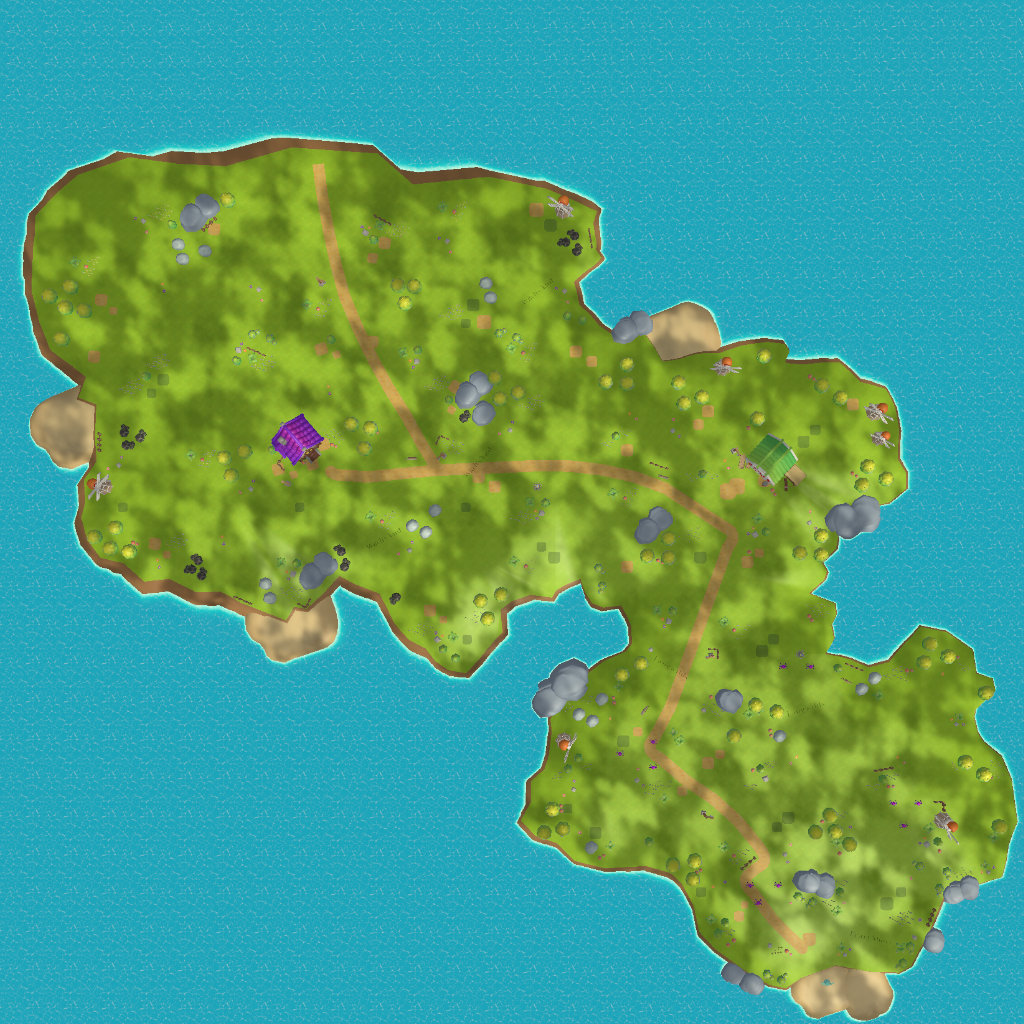

This game map was drawn from its Tiled (.tmx) file and the tilesets committed beside it. A one-line description and the trimmed map source follow:
An orthogonal 32x32 tile map with 32x32 px tiles, 1 tile layer (Tile Layer 1) and 279 objects (45x Trufo, 31x Firefly, 10x Golem, 2x Stone 56, 2x Stone 57, ...).

<map version="1.10" tiledversion="1.10.2" orientation="orthogonal" renderorder="right-down" width="32" height="32" tilewidth="32" tileheight="32" infinite="0" nextlayerid="25" nextobjectid="389">
 <editorsettings>
  <export target="mapData.json" format="json" />
 </editorsettings>
 <tileset firstgid="1" source="map_tileset.tsx" />
 <objectgroup id="5" name="Stones">
  <object id="57" name="Stone 2" x="204.182" y="194.545">
   <polygon points="0,0 -6,1.45455 -8.72727,6 -7.81818,11.2727 -4.90909,14.1818 -1.27273,19.0909 -0.181818,20.9091 8.36364,22.1818 14.5455,16.7273 16.7273,12.5455 13.4545,9.09091 8.72727,3.45455 2.54545,-0.181818" />
  </object>
  <object id="58" name="Stone 1" x="192.909" y="203.818">
   <polygon points="0,0 -3.63636,0 -9.81818,2.54545 -11.4545,8.90909 -13.0909,13.4545 -10.3636,20.3636 -8.54545,23.6364 -4.36364,27.2727 2.36364,26.9091 8.54545,22.3636 13.8182,17.6364 14.5455,15.0909 10.1818,11.8182 8.18182,9.81818 6.18182,5.45455 5.09091,3.45455 2.72727,2.18182" />
  </object>
  <object id="59" name="Stone 3" x="180.727" y="239.636">
   <polygon points="0,0 -4.18182,-0.181818 -7.45455,1.45455 -8.54545,5.27273 -7.81818,8.72727 -3.81818,9.63636 0,9.81818 4,8.54545 5.09091,5.09091 1.81818,1.81818" />
  </object>
  <object id="60" name="Stone 4" x="181.818" y="253.091">
   <polygon points="0,0 -2.90909,2.36364 -5.63636,4.54545 -4.90909,7.45455 -2.72727,9.63636 0.909091,10.7273 5.63636,10.5455 6.90909,8 6.54545,3.63636 4.36364,1.27273 2.90909,0.727273" />
  </object>
  <object id="62" name="Stone 5" x="202.545" y="245.818">
   <polygon points="0,0 6.36364,0.909091 8.36364,4.72727 5.45455,9.45455 -0.363636,9.27273 -4.36364,5.63636 -2.72727,1.27273" />
  </object>
  <object id="63" name="Stone 6" x="120" y="463.875">
   <polygon points="0,0 -3.125,-1.125 -3.875,0.375 -2.125,3.125 0.625,2.875 1,0.375" />
  </object>
  <object id="64" name="Stone 7" x="268.333" y="578.667">
   <polygon points="0,0 -4.66667,0 -9,3 -7.66667,7.66667 -3.33333,10.6667 1.33333,10.3333 4,5.66667" />
  </object>
  <object id="65" name="Stone 8" x="271" y="593">
   <polygon points="0,0 -6.66667,2.33333 -8.33333,6.66667 -4.33333,9.33333 4.33333,9.66667 5,3.33333 -2.33333,-1" />
  </object>
  <object id="66" name="Stone 9" x="313.333" y="562">
   <polygon points="0,0 -6,2.33333 -13,10.6667 -13.3333,17.3333 -10,26.3333 -2,26.3333 5.33333,22 12.6667,14.6667 8,9.66667 2,3.66667" />
  </object>
  <object id="67" name="Stone 10" x="321.333" y="551.667">
   <polygon points="0,0 -6,4.33333 -7.66667,9.33333 -5.66667,13.3333 0.333333,18.3333 2.66667,22 7,22 12.3333,19.3333 16.3333,13.6667 13.3333,7.66667 9.66667,6.66667 6,3.33333" />
  </object>
  <object id="68" name="Stone 12" x="413.667" y="519.667">
   <polygon points="0,0 -4,1 -8.66667,4.66667 -7.66667,9.66667 0,12 3.33333,9.33333 6.33333,5.66667 3,2.66667" />
  </object>
  <object id="69" name="Stone 14" x="435.333" y="505.333">
   <polygon points="0,0 -4.66667,1.66667 -6.33333,7 -4.33333,11 -0.666667,11 5,6 4.33333,2" />
  </object>
  <object id="70" name="Stone 13" x="427.333" y="526.667">
   <polygon points="0,0 -5,2.33333 -6.66667,6 -5.33333,10 0,10.3333 3.66667,6.33333 4.33333,1.66667" />
  </object>
  <object id="71" x="439.875" y="639">
   <polygon points="0,0 -1.875,-2.25 -3.5,-3.5 -5.625,-0.75 -4.875,2.5 -2,3.75 0.875,1.75 0.875,0.25" />
  </object>
  <object id="72" name="Stone 15" x="483.545" y="403">
   <polygon points="0,0 -4.45455,0 -7.63636,3.72727 -9.81818,8.27273 -12.2727,12.5455 -10.0909,19.0909 -6,21.5455 2.09091,22.0909 9.90909,13.8182 14.9091,10.8182 9.90909,5.18182 6.18182,0.454545 1.72727,0" />
  </object>
  <object id="73" name="Stone 16" x="468" y="382">
   <polygon points="0,0 -8.45455,1.63636 -9.36364,5.45455 -12.1818,11 -14.3636,15.8182 -12,21.4545 -9.27273,26 -1.36364,26.8182 4.27273,24 10.3636,18.5455 14.1818,15 11.3636,12.1818 9.18182,8.63636 7.09091,4.81818 4.63636,1.45455 0.636364,0.545455" />
  </object>
  <object id="74" name="Stone 17" x="475.545" y="372.273">
   <polygon points="0,0 -4.81818,2.72727 -6.45455,5.18182 -5.18182,10.2727 -3.63636,12.3636 0,14.6364 1.81818,17.8182 4,21.5455 5.72727,22.1818 10.9091,20.4545 15.2727,17.6364 16.6364,14.8182 16.7273,12.0909 12.4545,11 12.5455,8.54545 11.2727,5.54545 10.6364,2.81818 8.45455,1 6.18182,-0.363636 3.27273,-0.545455" />
  </object>
  <object id="75" name="Stone 18" x="492.5" y="292.75">
   <polygon points="0,0 -4.125,0.125 -6.5625,0.625 -7.5625,3.25 -7.5,6.6875 -6,9.25 -2.625,10.4375 0.3125,10.9375 2.375,8.5625 4.375,5.9375 3.5625,2.0625 1.5625,0.75" />
  </object>
  <object id="76" name="Stone 19" x="487.75" y="277.125">
   <polygon points="0,0 -4.375,0.25 -6.5625,1.9375 -7.9375,3.6875 -7.5,8.1875 -6.375,10.5625 -0.875,12.0625 2.75,10.5 6.25,6.75 3.4375,3.0625 2.125,0.75 -0.375,-0.5 -0.75,0.1875" />
  </object>
  <object id="77" x="250.727" y="486.182">
   <polygon points="0,0 -2.36364,0.727273 -2.18182,2.36364 -1.09091,4.54545 0.909091,5.09091 2.36364,3.45455" />
  </object>
  <object id="79" name="Stone 11" x="251.091" y="486.727">
   <polygon points="0,0 -2.90909,2 -1.45455,4.54545 0.727273,4.18182 1.63636,2" />
  </object>
  <object id="80" name="Stone 20" x="365.667" y="229">
   <polygon points="0,0 -3.66667,1.33333 -2.33333,4.66667 0.333333,6 3,2.33333" />
  </object>
  <object id="81" name="Stone 21" x="240" y="347">
   <polygon points="0,0 -3.66667,2 -3.66667,4.66667 -1,5.66667 1.33333,5.66667" />
  </object>
  <object id="82" name="Stone 22" x="567.333" y="290.333">
   <polygon points="0,0 -3.66667,-2.66667 -6,-1.66667 -7.33333,3 -2.33333,3.33333" />
  </object>
  </objectgroup>
 <layer id="1" name="Tile Layer 1" width="32" height="32">
  <data>[1024 cells, 1024 non-empty, 931 distinct tile ids]</data>
 </layer>
 <objectgroup id="2" name="Beacons" visible="0">
  <!-- 212 objects omitted --></objectgroup>
 <objectgroup id="23" name="Beacon 3 Breathable Area" visible="0">
  <!-- 209 objects omitted --></objectgroup>
 <objectgroup id="24" name="Test Boundary" visible="0">
  <!-- 205 objects omitted --></objectgroup>
 <objectgroup id="6" name="Coals" visible="0">
  <!-- 204 objects omitted --></objectgroup>
 <objectgroup id="7" name="Windmills" visible="0">
  <!-- 191 objects omitted --></objectgroup>
 <objectgroup id="8" name="Trees" visible="0">
  <!-- 184 objects omitted --></objectgroup>
 <objectgroup id="9" name="Breakable Berry Bushes" visible="0">
  <!-- 118 objects omitted --></objectgroup>
 <objectgroup id="10" name="Storage" visible="0">
  <!-- 103 objects omitted --></objectgroup>
 <objectgroup id="11" name="Witch's Hut" visible="0">
  <!-- 102 objects omitted --></objectgroup>
 <objectgroup id="12" name="Pfufu" visible="0">
  <!-- 101 objects omitted --></objectgroup>
 <objectgroup id="13" name="Enemies" visible="0">
  <!-- 100 objects omitted --></objectgroup>
 <objectgroup id="15" name="Starting Point" visible="0">
  <!-- 14 objects omitted --></objectgroup>
 <objectgroup id="22" name="Beacon 1 Breathable Area" visible="0">
  <!-- 13 objects omitted --></objectgroup>
 <objectgroup id="18" name="Beacon 2 Breathable Area" visible="0">
  <!-- 9 objects omitted --></objectgroup>
 <objectgroup id="21" name="Pfufu Breathable Area" visible="0">
  <!-- 5 objects omitted --></objectgroup>
 <objectgroup id="20" name="Map Boundaries">
  <!-- 2 objects omitted --></objectgroup>
 <objectgroup id="14" name="Razer" visible="0">
  <!-- 1 objects omitted --></objectgroup>
</map>
<!-- 255 of 279 objects omitted -->